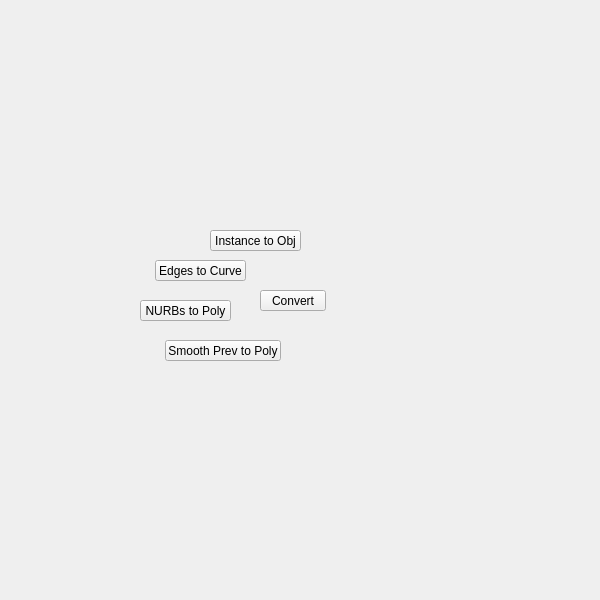
<?xml version="1.0" encoding="UTF-8"?>
<ui version="4.0">
 <class>QtUi</class>
 <widget class="QMainWindow" name="QtUi">
  <property name="enabled">
   <bool>true</bool>
  </property>
  <property name="geometry">
   <rect>
    <x>0</x>
    <y>0</y>
    <width>600</width>
    <height>600</height>
   </rect>
  </property>
  <property name="sizePolicy">
   <sizepolicy hsizetype="Ignored" vsizetype="Ignored">
    <horstretch>0</horstretch>
    <verstretch>0</verstretch>
   </sizepolicy>
  </property>
  <property name="minimumSize">
   <size>
    <width>0</width>
    <height>0</height>
   </size>
  </property>
  <property name="maximumSize">
   <size>
    <width>600</width>
    <height>600</height>
   </size>
  </property>
  <property name="cursor">
   <cursorShape>ArrowCursor</cursorShape>
  </property>
  <property name="windowTitle">
   <string>Toolkit</string>
  </property>
  <property name="whatsThis">
   <string>main</string>
  </property>
  <property name="toolButtonStyle">
   <enum>Qt::ToolButtonIconOnly</enum>
  </property>
  <property name="tabShape">
   <enum>QTabWidget::Triangular</enum>
  </property>
  <property name="dockNestingEnabled">
   <bool>true</bool>
  </property>
  <property name="dockOptions">
   <set>QMainWindow::AllowNestedDocks|QMainWindow::AllowTabbedDocks|QMainWindow::AnimatedDocks|QMainWindow::ForceTabbedDocks</set>
  </property>
  <widget class="QWidget" name="main_widget">
   <property name="sizePolicy">
    <sizepolicy hsizetype="Ignored" vsizetype="Ignored">
     <horstretch>0</horstretch>
     <verstretch>0</verstretch>
    </sizepolicy>
   </property>
   <widget class="QPushButton" name="i002">
    <property name="geometry">
     <rect>
      <x>260</x>
      <y>290</y>
      <width>66</width>
      <height>21</height>
     </rect>
    </property>
    <property name="minimumSize">
     <size>
      <width>0</width>
      <height>21</height>
     </size>
    </property>
    <property name="maximumSize">
     <size>
      <width>66</width>
      <height>21</height>
     </size>
    </property>
    <property name="toolTip">
     <string/>
    </property>
    <property name="whatsThis">
     <string>convert</string>
    </property>
    <property name="text">
     <string>Convert</string>
    </property>
   </widget>
   <widget class="QPushButton" name="b000">
    <property name="geometry">
     <rect>
      <x>155</x>
      <y>260</y>
      <width>91</width>
      <height>21</height>
     </rect>
    </property>
    <property name="minimumSize">
     <size>
      <width>0</width>
      <height>21</height>
     </size>
    </property>
    <property name="maximumSize">
     <size>
      <width>999</width>
      <height>21</height>
     </size>
    </property>
    <property name="toolTip">
     <string/>
    </property>
    <property name="whatsThis">
     <string>convert</string>
    </property>
    <property name="text">
     <string>Edges to Curve</string>
    </property>
   </widget>
   <widget class="QPushButton" name="b001">
    <property name="geometry">
     <rect>
      <x>210</x>
      <y>230</y>
      <width>91</width>
      <height>21</height>
     </rect>
    </property>
    <property name="minimumSize">
     <size>
      <width>0</width>
      <height>21</height>
     </size>
    </property>
    <property name="maximumSize">
     <size>
      <width>999</width>
      <height>21</height>
     </size>
    </property>
    <property name="toolTip">
     <string/>
    </property>
    <property name="whatsThis">
     <string>convert</string>
    </property>
    <property name="text">
     <string>Instance to Obj</string>
    </property>
   </widget>
   <widget class="QPushButton" name="b002">
    <property name="geometry">
     <rect>
      <x>140</x>
      <y>300</y>
      <width>91</width>
      <height>21</height>
     </rect>
    </property>
    <property name="minimumSize">
     <size>
      <width>0</width>
      <height>21</height>
     </size>
    </property>
    <property name="maximumSize">
     <size>
      <width>999</width>
      <height>21</height>
     </size>
    </property>
    <property name="toolTip">
     <string/>
    </property>
    <property name="whatsThis">
     <string>convert</string>
    </property>
    <property name="text">
     <string>NURBs to Poly</string>
    </property>
   </widget>
   <widget class="QPushButton" name="b003">
    <property name="geometry">
     <rect>
      <x>165</x>
      <y>340</y>
      <width>116</width>
      <height>21</height>
     </rect>
    </property>
    <property name="minimumSize">
     <size>
      <width>0</width>
      <height>21</height>
     </size>
    </property>
    <property name="maximumSize">
     <size>
      <width>999</width>
      <height>21</height>
     </size>
    </property>
    <property name="toolTip">
     <string/>
    </property>
    <property name="whatsThis">
     <string>convert</string>
    </property>
    <property name="text">
     <string>Smooth Prev to Poly</string>
    </property>
   </widget>
  </widget>
 </widget>
 <resources/>
 <connections/>
 <designerdata>
  <property name="gridDeltaX">
   <number>5</number>
  </property>
  <property name="gridDeltaY">
   <number>10</number>
  </property>
  <property name="gridSnapX">
   <bool>true</bool>
  </property>
  <property name="gridSnapY">
   <bool>true</bool>
  </property>
  <property name="gridVisible">
   <bool>true</bool>
  </property>
 </designerdata>
</ui>
